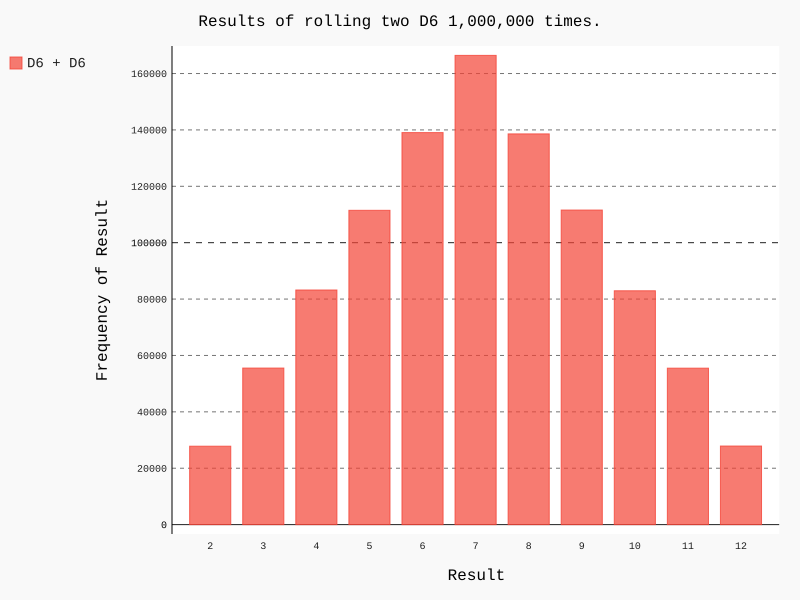

The script that drew this image:
import pygal
from Generating.die import Die

# Create a D6.
die_1 = Die()
die_2 = Die()

# Make some rolls, and store the results in a list.
results = []
for roll_num in range(1000000):
    result = die_1.roll() + die_2.roll()
    results.append(result)

# Analyze the results
frequencies = []
max_result = die_1.num_sides + die_2.num_sides
for value in range(2, max_result + 1):
    frequency = results.count(value)
    frequencies.append(frequency)

# Visualize the results.
hist = pygal.Bar()
hist.title = "Results of rolling two D6 1,000,000 times."
hist.x_labels = ['2','3','4','5','6','7','8','9','10','11','12']
hist.x_title = "Result"
hist.y_title = "Frequency of Result"

hist.add('D6 + D6', frequencies)
hist.render_to_file('die_visual.svg')
